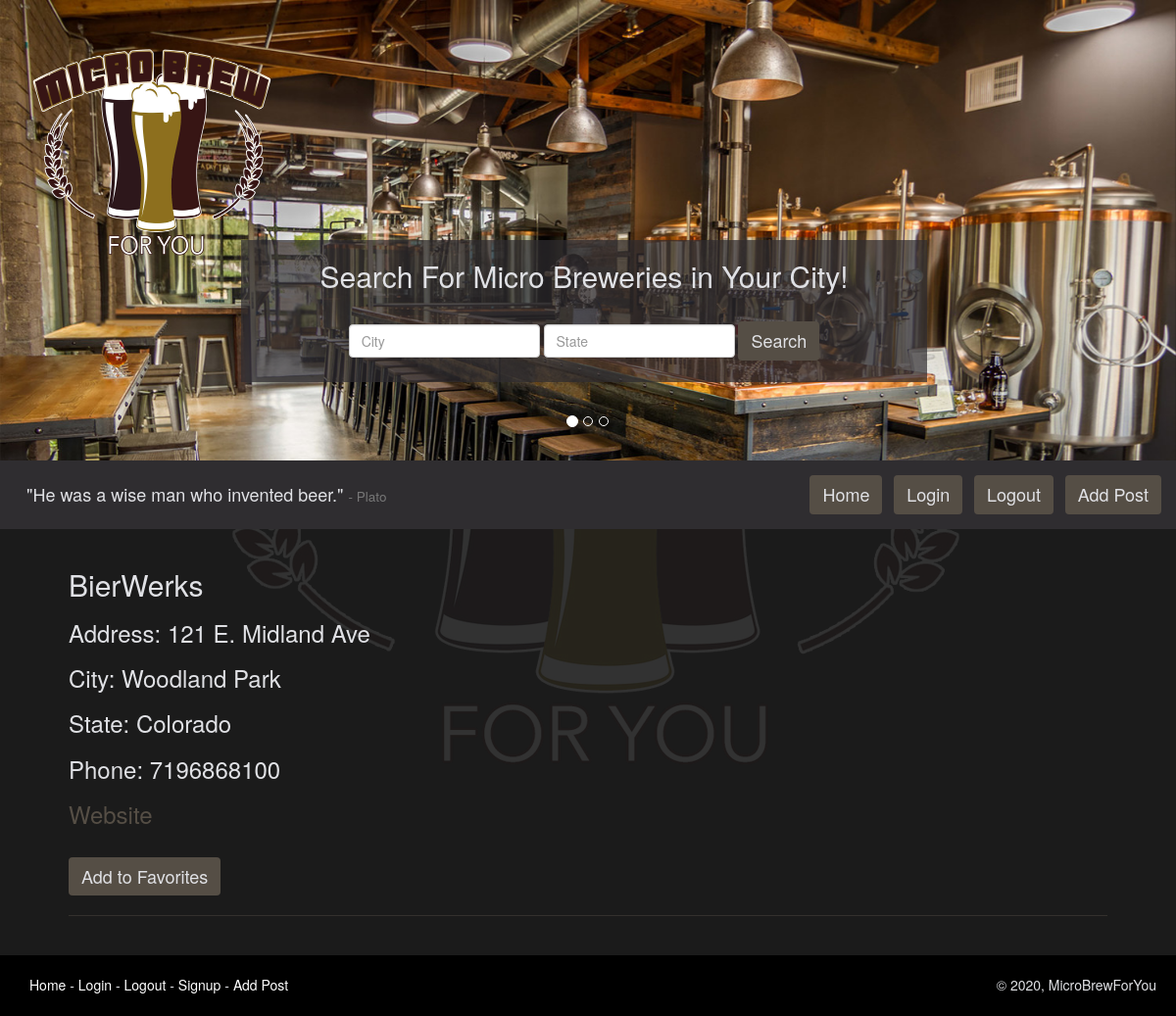
/brewery/1614/ (signed in), run on the app's committed database.
### microbrewforyou_app/models.py (models this page shows, shortened)
class Breweries(models.Model):
    name = models.CharField(max_length=80)
    phone = models.CharField(max_length=20, default='')
    city = models.TextField(max_length=80)
    state = models.TextField(max_length=80, default='')
    address = models.TextField(max_length=240, default='')
    website = models.URLField(max_length=200)

### microbrewforyou_app/views.py (the view)
class BreweryDetailView(View):
    def get(self, request, brewery_id):
        words_quote = "He was a wise man who invented beer."
        words_author = "Plato"
        brewery = Breweries.objects.filter(id=brewery_id).first()
        return render(request,
                      "brewery_detail.html",
                      {"brewery": brewery,
                       'words_author': words_author,
                       "words_quote": words_quote}
                      )

### templates/brewery_detail.html
{% extends 'base.html' %}
{% block content %}
  <br />
  <div class="brewery">
    <div class="two-column">
      <h2>{{ brewery.name }}</h2>
      <h3>Address: {{ brewery.address }}</h3>
      <h3>City: {{ brewery.city }}</h3>
      <h3>State: {{ brewery.state }}</h3>
      <h3>Phone: {{ brewery.phone }}</h3>
      <h3>
        <a href="{{ brewery.website }}" target="_blank" class="custom_link">
          Website
          </a>
      </h3>
    </div>
  </div>
  <br />
  {% if brewery not in request.user.fav_breweries.all %}
    <a href="{% url 'favorite_brewery' brewery_id=brewery.id %}" class="btn button-menu">
      Add to Favorites
    </a>
  {% else %}
    <a href="{%url 'unfavorite_brewery' brewery_id=brewery.id %}" class="btn button-menu">
      Remove from Favorites
    </a>
    <br />
  {% endif %}
  <hr class="profile" />
  <br />
{% endblock %}

### static/css/main.css (style rules this page uses)
.two-column { width: 45%; }
body#custom_body { background-color: #1b1b1b; color: #e0e1e5; }
a.button-menu { background-color: #554e45; color: #e0e1e5; font-size: 18px; }
a.custom_link { color: #554e45; }
hr.profile { margin-top: 20px; margin-bottom: 20px; border: 0; border-top: 1px solid #554e4570; }

### data on the page
Breweries: name "BierWerks", address "121 E. Midland Ave", city "Woodland Park", state "Colorado", phone "7196868100"

### other printed values
{{ words_quote }} "He was a wise man who invented beer."
{{ words_author }} "Plato"
